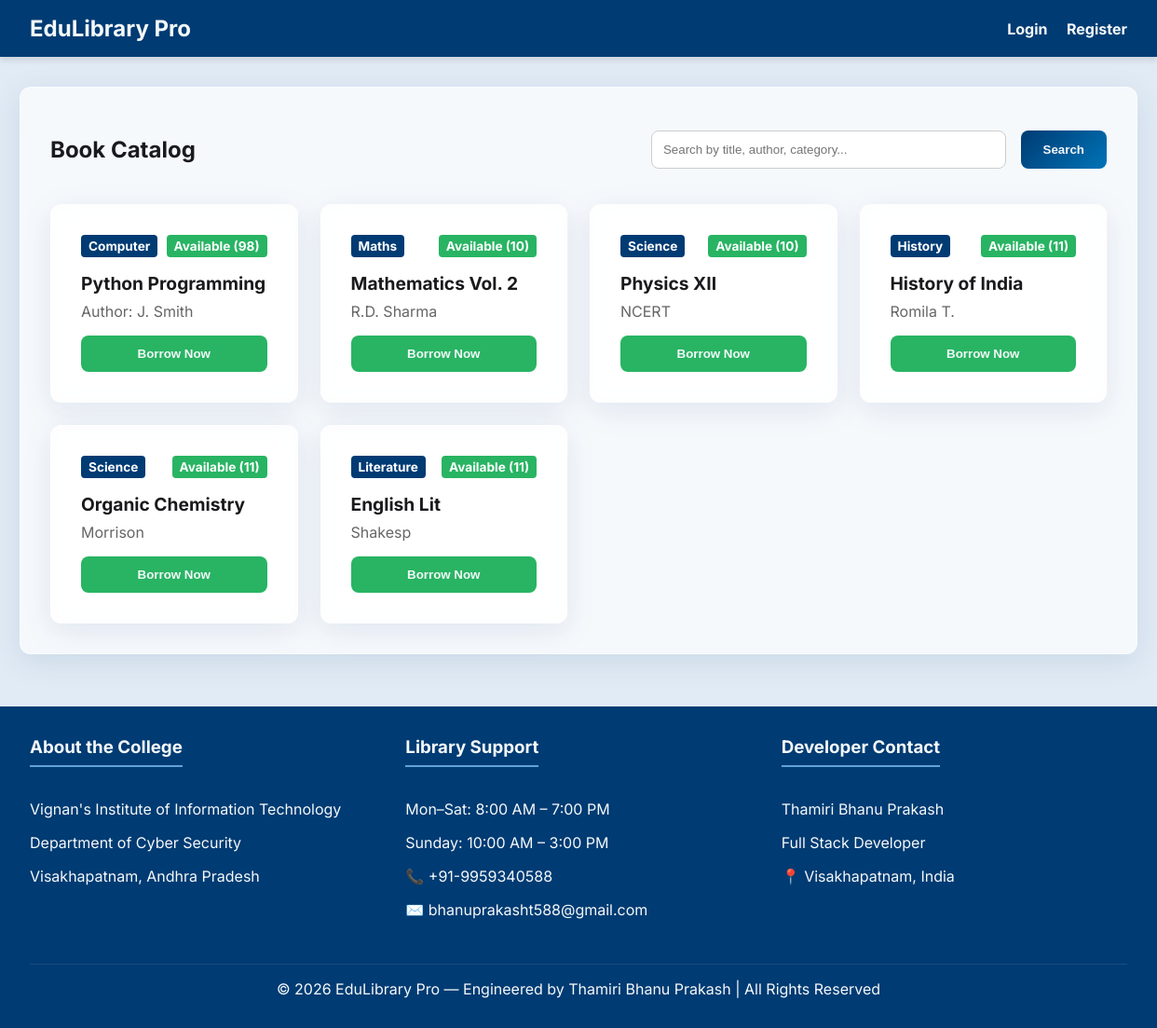
The app's page /catalog, older data.
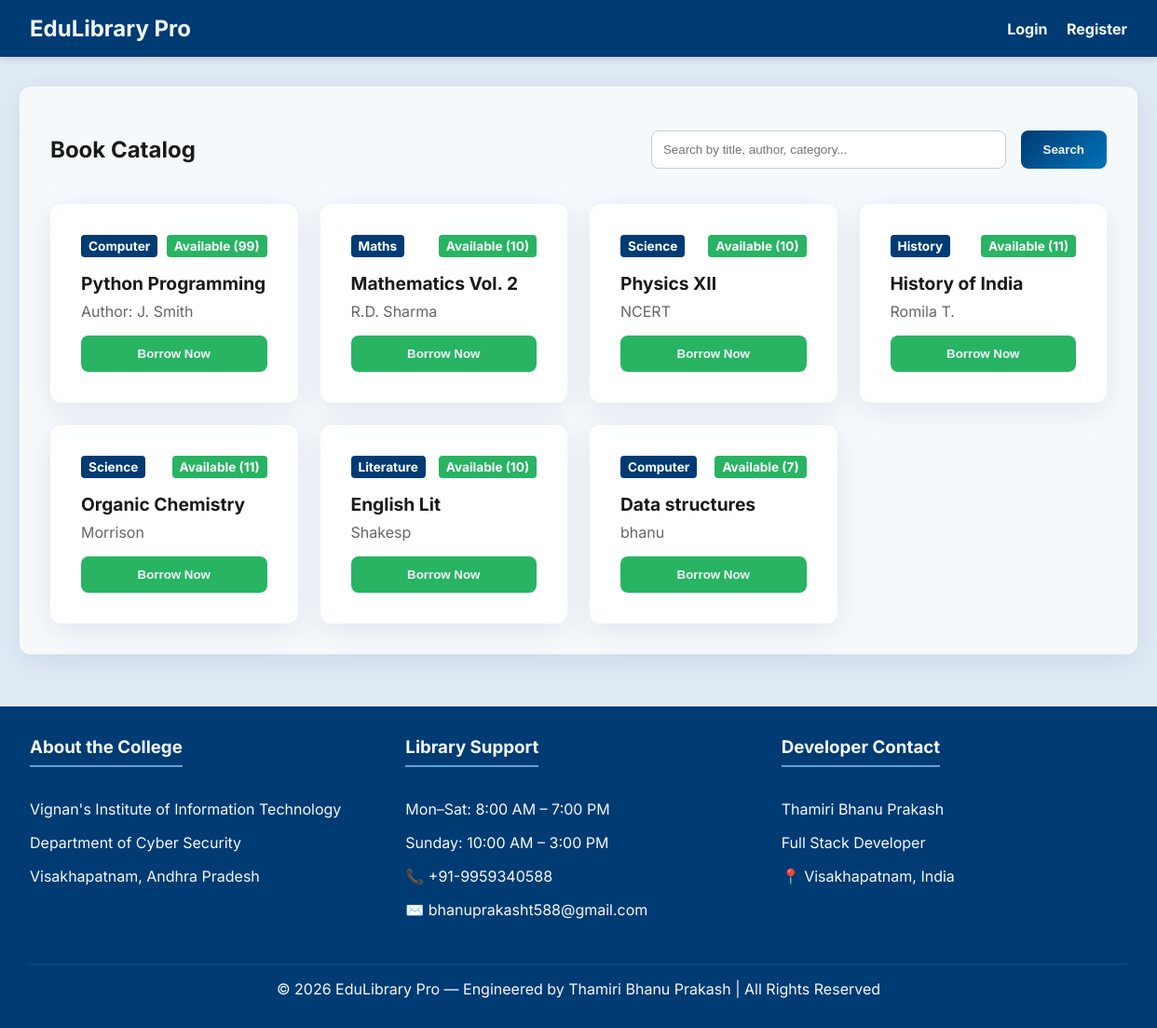
The same page, newer data.
### models.py (models this page shows)
class Book(Base):
    __tablename__ = "books"
    id = Column(Integer, primary_key=True, index=True)
    title = Column(String, index=True)
    author = Column(String, index=True)
    category = Column(String, index=True)
    isbn = Column(String, unique=True, index=True, nullable=True)
    total_copies = Column(Integer, default=1)
    available_copies = Column(Integer, default=1)
    loans = relationship("Loan", back_populates="book")

### main.py (the view)
@app.get("/catalog", response_class=HTMLResponse)
async def catalog(request: Request, search: str = None, db: Session = Depends(get_db)):
    user = auth.get_current_user_from_cookie(request, db)
    if search:
        books = crud.search_books(db, search)
    else:
        books = crud.get_books(db)
    return templates.TemplateResponse(request=request, name="catalog.html", context={"user": user, "books": books, "search": search})

### templates/catalog.html
{% extends "base.html" %}
{% block content %}
<div class="glass card">
    <div style="display: flex; justify-content: space-between; align-items: center; margin-bottom: 1.5rem;">
        <h2>Book Catalog</h2>
        <form action="/catalog" method="GET" style="display: flex; gap: 1rem; flex: 0.5;">
            <input type="text" name="search" placeholder="Search by title, author, category..." value="{{ search or '' }}" style="margin: 0; flex: 1;">
            <button type="submit" class="btn" style="white-space: nowrap;">Search</button>
        </form>
    </div>
    <div class="catalog-grid">
        {% for book in books %}
        <div class="glass card book-card" style="margin-bottom: 0;">
            <div style="display: flex; justify-content: space-between; align-items: start; margin-bottom: 1rem;">
                <span class="badge" style="background: var(--primary-color); color: white;">{{ book.category }}</span>
                {% if book.available_copies > 0 %}
                    <span class="badge badge-active">Available ({{ book.available_copies }})</span>
                {% else %}
                    <span class="badge badge-overdue">Issued</span>
                {% endif %}
            </div>
            <div class="title">{{ book.title }}</div>
            <div class="author">{{ book.author }}</div>
            <div class="actions">
                {% if book.available_copies > 0 %}
                <form action="/issue/{{ book.id }}" method="POST" style="margin: 0;">
                    <button type="submit" class="btn btn-success" style="width: 100%;">Borrow Now</button>
                </form>
                {% else %}
                <form action="/waitlist/{{ book.id }}" method="POST" style="margin: 0;">
                    <button type="submit" class="btn btn-warning" style="width: 100%; background-color: #f39c12; color: white;">Join Waitlist</button>
                </form>
                {% endif %}
            </div>
        </div>
        {% else %}
        <p>No books found.</p>
        {% endfor %}
    </div>
</div>
{% endblock %}

Row changes from the older to the newer data that the page shows:
changed Book "Python Programming": available_copies "98" → "99"
changed Book "English Lit": available_copies "11" → "10"
added Book: category "Computer", available_copies "7", title "Data structures", author "bhanu"
